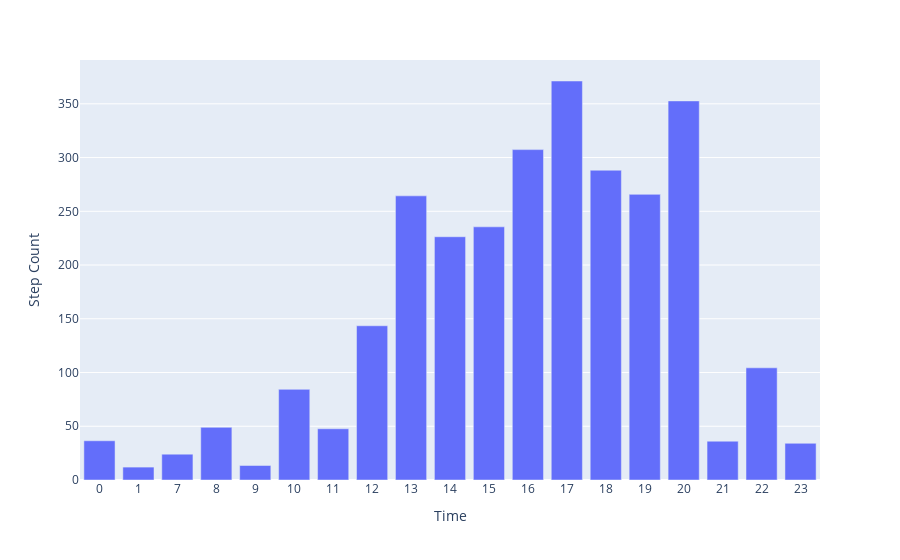

Notebook code for this chart:
### Code cell
for col in hourly.iloc[:,1:]:
    fig = px.bar(data_frame=hourly,x='Time',y=col)
    fig.update_xaxes(type='category')
    fig.show()

### Figure 1 — Plotly figure (JSON) as saved in the notebook; plotly's stock layout.template omitted (floating-point values rounded to 4 significant figures)
{"data": [{"alignmentgroup": "True", "hovertemplate": "Time=%{x}<br>Step Count=%{y}<extra></extra>", "legendgroup": "", "marker": {"color": "#636efa", "pattern": {"shape": ""}}, "name": "", "offsetgroup": "", "orientation": "v", "showlegend": false, "textposition": "auto", "type": "bar", "x": [0, 1, 7, 8, 9, 10, 11, 12, 13, 14, 15, 16, 17, 18, 19, 20, 21, 22, 23], "xaxis": "x", "y": [36.5, 12, 24, 49, 13.5, 84.33, 47.67, 143.5, 264.4, 226.3, 235.6, 307.4, 371.2, 288.2, 265.8, 352.7, 36.11, 104.4, 34.14], "yaxis": "y"}], "layout": {"barmode": "relative", "legend": {"tracegroupgap": 0}, "margin": {"t": 60}, "xaxis": {"anchor": "y", "domain": [0, 1], "title": {"text": "Time"}, "type": "category"}, "yaxis": {"anchor": "x", "domain": [0, 1], "title": {"text": "Step Count"}}}}
